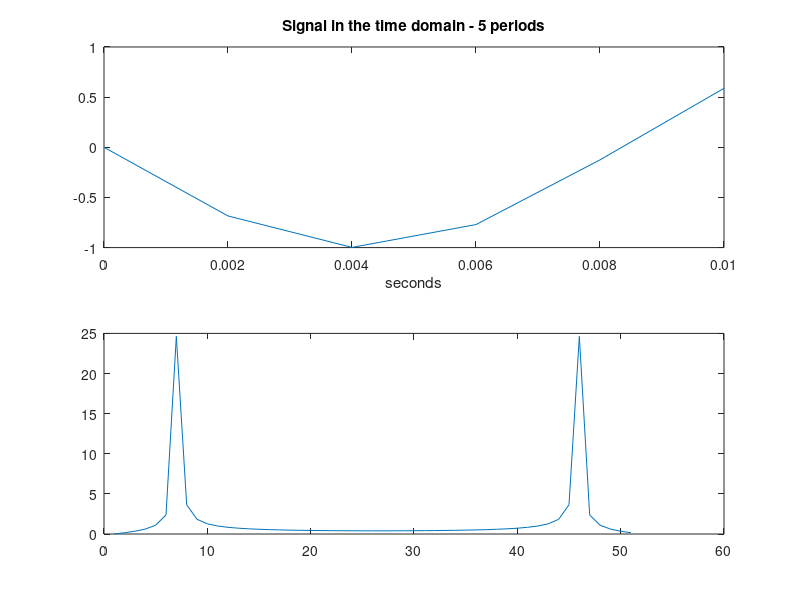

The MATLAB script that drew this image:
clear
clc

f0 = 440;
fe2 = 500;
A = 1;
D = 0.1;

T0 = 1/f0;
Te1 = 1/fe2;

t = (0:Te1:D);
n = ceil(5*(T0/Te1));

figure;
subplot(2,1,1)
x = A*sin(2*pi*f0*t);
plot(t(1:n),x(1:n))
xlabel('seconds')
title('Signal in the time domain - 5 periods');
zoom xon;

subplot(2,1,2)
xlabel('frequency')
title('')
plot(abs(fft(x)))